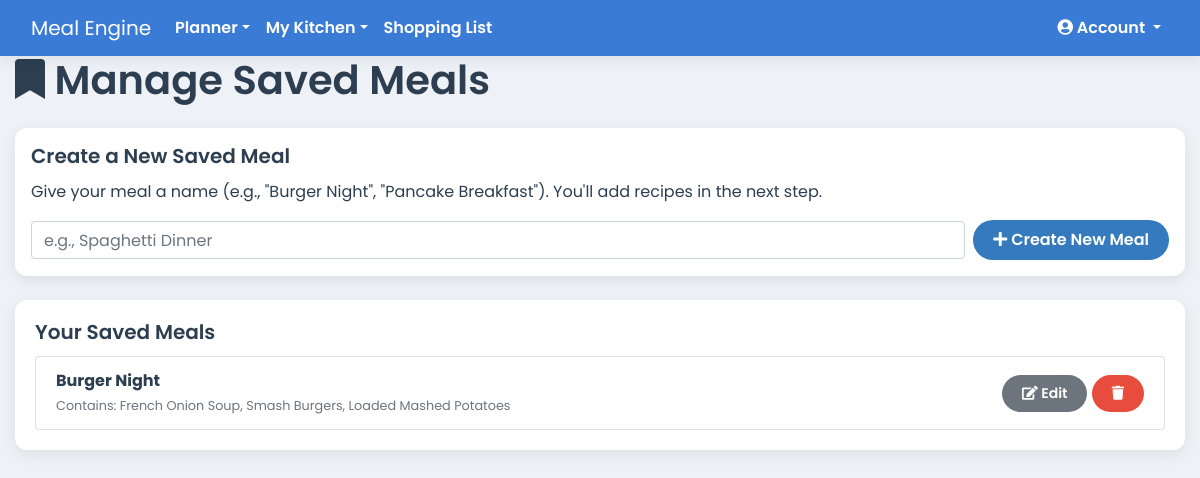
Page /saved-meals (signed in) on the committed database.
### app.py (models this page shows)
class SavedMeal(db.Model):
    id = db.Column(db.Integer, primary_key=True)
    name = db.Column(db.String(100), nullable=False)
    household_id = db.Column(db.Integer, db.ForeignKey('household.id'), nullable=False)
    recipes = db.relationship('Recipe', secondary='saved_meal_recipe_link')

### app.py (the view, shortened to what this page needs)
@app.route('/saved-meals', methods=['GET', 'POST'])
@login_required
def saved_meals():
    all_saved_meals = SavedMeal.query.filter_by(household_id=current_user.household_id).order_by(SavedMeal.name).all()
    return render_template('saved_meals.html', saved_meals=all_saved_meals)

### app.py (called while the page is built)
@app.context_processor
def inject_cache_buster():
    return dict(cache_buster=int(time.time()))

@app.before_request
def before_request():
    g.current_month_name = date.today().strftime('%B')

@login_manager.user_loader
def load_user(user_id):
    return db.session.get(User, int(user_id))

    @property
    def is_premium_or_elite(self):
        return self.subscription_plan in ['premium', 'elite']

### templates/saved_meals.html
{% extends 'base.html' %}
{% block content %}
<div class="d-flex justify-content-between align-items-center mb-3">
    <h1><i class="fas fa-bookmark"></i> Manage Saved Meals</h1>
</div>
<div class="card p-3 mb-4">
    <h5 class="card-title">Create a New Saved Meal</h5>
    <p class="card-text">Give your meal a name (e.g., "Burger Night", "Pancake Breakfast"). You'll add recipes in the next step.</p>
    <form method="POST" action="{{ url_for('saved_meals') }}" class="form-inline">
        <div class="form-group flex-grow-1 mr-2">
            <input type="text" name="name" class="form-control w-100" placeholder="e.g., Spaghetti Dinner" required>
        </div>
        <button type="submit" class="btn btn-primary"><i class="fas fa-plus"></i> Create New Meal</button>
    </form>
</div>
<div class="card">
    <div class="card-body">
        <h5 class="card-title">Your Saved Meals</h5>
        {% if saved_meals %}
        <ul class="list-group">
            {% for meal in saved_meals %}
            <li class="list-group-item d-flex justify-content-between align-items-center">
                <div>
                    <strong>{{ meal.name }}</strong>
                    <br>
                    <small class="text-muted">
                        Contains: {{ meal.recipes|map(attribute='name')|join(', ') }}
                    </small>
                </div>
                <div>
                    <a href="{{ url_for('edit_saved_meal', saved_meal_id=meal.id) }}" class="btn btn-secondary btn-sm"><i class="fas fa-edit"></i> Edit</a>
                    <form action="{{ url_for('delete_saved_meal', saved_meal_id=meal.id) }}" method="POST" class="d-inline" onsubmit="return confirm('Are you sure you want to delete this saved meal?');">
                        <button type="submit" class="btn btn-danger btn-sm"><i class="fas fa-trash"></i></button>
                    </form>
                </div>
            </li>
            {% endfor %}
        </ul>
        {% else %}
        <p class="text-muted">You haven't created any saved meals yet. Use the form above to get started!</p>
        {% endif %}
    </div>
</div>
{% endblock %}

### static/css/style.css (style rules this page uses)
:root { --primary-blue: #3a7bd5; --secondary-blue: #357abd; --light-bg: #eef2f7; --card-bg: #ffffff; --text-dark: #2c3e50; --text-light: #5a6a7a; --danger-red: #e74c3c; --success-green: #2ecc71; --info-cyan: #1abc9c; --snack-teal: #20c997; --shadow: 0 4px 15px rgba(0, 0, 0, 0.08); }
body { font-family: 'Poppins', sans-serif; font-weight: 400; background-color: var(--light-bg); color: var(--text-dark); }
.btn { border-radius: 20px; padding: 8px 20px; border: none; font-weight: 600; transition: all 0.3s ease; }
.btn-primary { background-color: var(--secondary-blue); color: white; }
.btn-danger { background-color: var(--danger-red); }
h1, h2, h3, h4, h5 { color: var(--text-dark); font-weight: 600; }
.card, .jumbotron { background-color: var(--card-bg); border: none; border-radius: 12px; box-shadow: var(--shadow); }
.card { transition: transform 0.2s ease-in-out, box-shadow 0.2s ease-in-out; }

### rows in the picture
SavedMeal: name "Burger Night", recipes|map "French Onion Soup, Smash Burgers, Loaded Mashed Potatoes"
